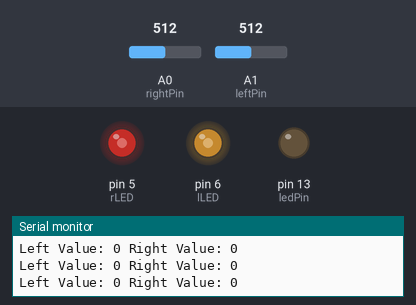
Bench run of a sketch on a simulated Arduino Uno, built with avr-gcc and run on an emulated ATmega328P. On the bench: output pins drawn as LEDs (lit = HIGH), the last lines printed to the serial monitor. Inputs (shaded band) come from the test bench; at power-on: A0 (rightPin) = 512, A1 (leftPin) = 512.

Above: at 1.2 s.
1.3 s: A0 (rightPin) set to 490
At 2.0 s:
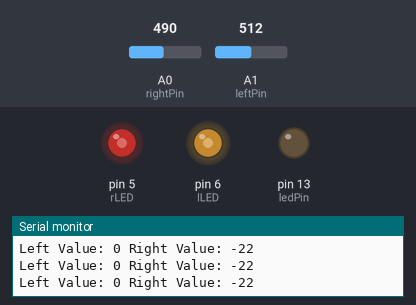
2.8 s: A1 (leftPin) set to 511
5.8 s: A1 (leftPin) set to 599
At 6.2 s:
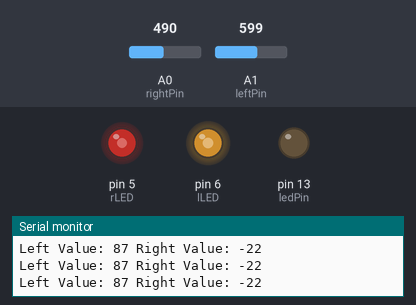
7.3 s: A1 (leftPin) set to 624
At 7.6 s:
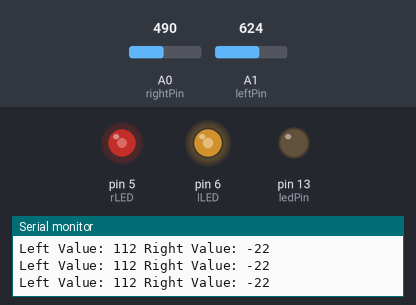
8.8 s: A0 (rightPin) set to 122
At 9.5 s:
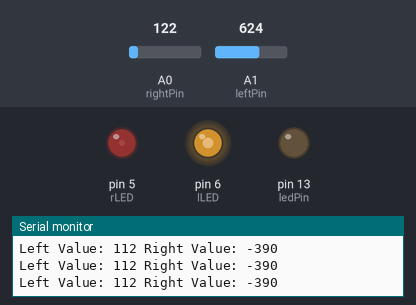
10.3 s: A0 (rightPin) set to 716
At 11.6 s:
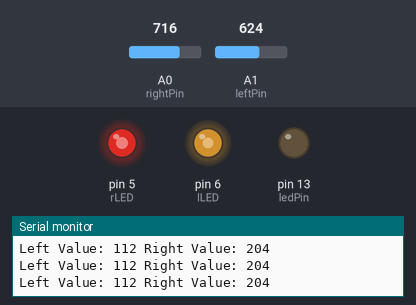
Timing chart, 0 to 12.8 s (numbered marks = the images above; inputs shaded):
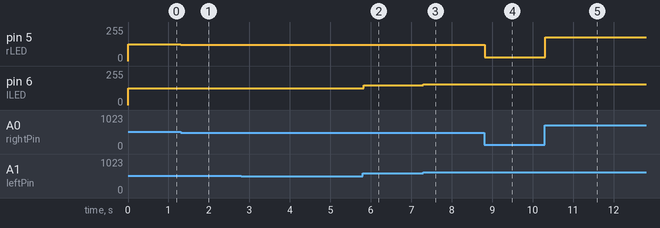

Measured:
- after the input at 1.3 s, pin 5 (rLED): 127/255 → 122/255 at once
- after the input at 5.8 s, pin 6 (lLED): 127/255 → 149/255 at once
- after the input at 7.3 s, pin 6 (lLED): 149/255 → 155/255 at once
- after the input at 8.8 s, pin 5 (rLED): 122/255 → 30/255 at once
- after the input at 10.3 s, pin 5 (rLED): 30/255 → 178/255 at once

The sketch:

leftRightControllerLEDs.ino
```cpp
int rightPin = A0;    // select the input pin for the potentiometer
int leftPin = A1;    // select the input pin for the potentiometer
int ledPin = 13;   // select the pin for the LED
int lLED = 6;
int rLED = 5;
int right = 0;       // variable to store the value coming from the sensor
int left = 0;       // variable to store the value coming from the sensor
int rPWM = 0;
int lPWM = 0;

void setup() {
  pinMode(ledPin, OUTPUT);  // declare the ledPin as an OUTPUT
  Serial.begin(9600);
}

void loop() {
//  right = analogRead(rightPin) - 512;    // read the value from the sensor
//  left = analogRead(leftPin) - 512;    // read the value from the sensor
  right = map(analogRead(rightPin),0,1023,-512,512);    // read the value from the sensor
  left = map(analogRead(leftPin),0,1023,-512,512);    // read the value from the sensor
  rPWM = map(analogRead(rightPin),0,1023,0,255);    // read the value from the sensor
  lPWM = map(analogRead(leftPin),0,1023,0,255);    // read the value from the sensor
  analogWrite(lLED,lPWM);
  analogWrite(rLED,rPWM);
  Serial.print("Left Value: " );
  Serial.print(left);
  Serial.print(" Right Value: " );
  Serial.println(right);

}
```
